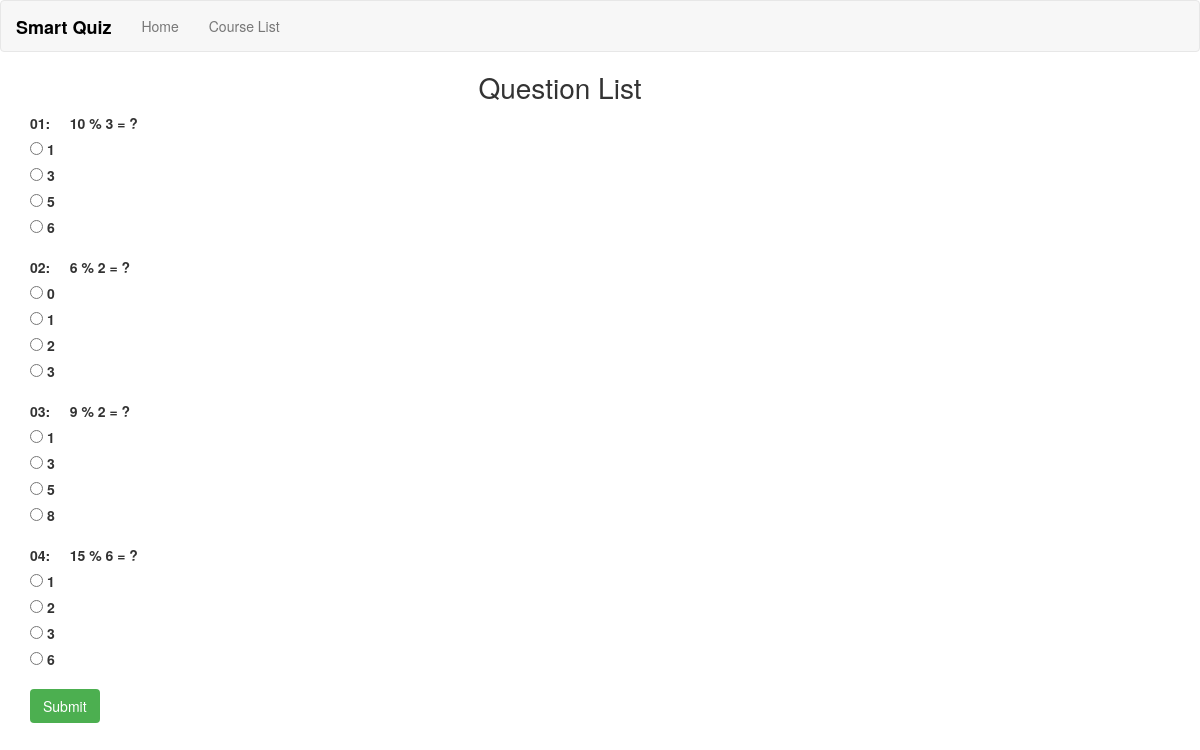
The app's page /workbook_app/course/CS5002/quiz/CS5002_02/question with its own data.
### workbook_app/models.py (models this page shows, shortened)
class Question(models.Model):
	objects = models.Manager()
	quiz = models.ForeignKey(Quiz, on_delete=models.CASCADE)
	question_number =  models.CharField(max_length=30, verbose_name='question No.')
	question_id = models.CharField(max_length=30, default=question_number, editable=False)
	question_text = models.CharField(max_length=300)
	question_answer = models.CharField(max_length=30, verbose_name='Answer')
	def was_published_recently(self):
		return self.pub_date >= timezone.now() - datetime.timedelta(days=1)
	was_published_recently.admin_order_field = 'pub_date'
	was_published_recently.boolean = True
	was_published_recently.short_description = 'Published recently?'

class Option(models.Model):
	objects = models.Manager()
	question = models.ForeignKey(Question, on_delete=models.CASCADE)
	option_number = models.CharField(max_length=30, verbose_name='option No.')
	option_text = models.CharField(max_length=300)

### workbook_app/views.py (the view)
# urls.py: path('course/<slug:course_id>/quiz/<slug:quiz_id>/question', views.QuizQuestionList.as_view(), name='quiz-question-list'),
class QuizQuestionList(generic.ListView):
    model = Course
    template_name = 'workbook_app/quiz_questions_list.html'
    context_object_name = 'quiz_question_list'
    def get_queryset(self):
        quiz_set = Course.objects.get(course_id=self.kwargs['course_id']).quiz_set.all()
        return quiz_set.get(quiz_id=self.kwargs['quiz_id']).question_set.all().order_by('question_id')

### templates/workbook_app/quiz_questions_list.html (shortened to what this page needs)
{% extends 'base.html' %}
{% block content %}
{% load static %}
<link rel="stylesheet" type="text/css" href="{% static 'css/workbook_app/style_questions_list.css' %}">
<h2>Question List</h2>
{% if quiz_question_list %}
<div class="container">
<form action="{{request.get_full_path}}/choose" method="post">
  {% for question in quiz_question_list %}
  <div class="form-group">
    <label for="exampleFormControlInput1">{{question.question_number}}: &nbsp;&nbsp;&nbsp; {{question.question_text}}</label>
    {% for option in question.option_set.all %}
    <div class="form-check">
      <input class="form-check-input" type="radio" name="{{question.question_id}}" id="option{{ forloop.counter }}" value="{{option.option_number}}">
      <label class="form-check-label" for="option{{ forloop.counter }}">{{ option.option_text }}</label>
    </div>
    {% endfor %}
  </div>
  {% endfor %}
  <input type="submit" style="color:white;background-color: #4CAF50;" class="btn btn-outline-secondary" value="Submit">
</form>
</div>
{% else %}
<p>No questions are available.</p>
{% endif %}
{% endblock %}

### templates/base.html (shortened to what this page needs)
<!DOCTYPE html>
<html lang="en" dir="ltr">
<head>
  <link rel="stylesheet" href="https://maxcdn.bootstrapcdn.com/bootstrap/3.3.7/css/bootstrap.min.css">
</head>
<body>
  <nav class="navbar navbar-default" style="background-color: #F7F7F7;">
    <div class="container-fluid">
      <div class="navbar-header">
          <a class="navbar-brand" href="{% url 'workbook_app:index' %}" style="color: #000000" ><b>Smart Quiz</b></a>
      </div>
      <ul class="nav navbar-nav">
        <li><a href="{% url 'workbook_app:index' %}">Home</a></li>
        <li><a href="{% url 'workbook_app:course-list' %}">Course List</a></li>
      </ul>
    </div>
  </nav>
  {% block content %}
  {% endblock %}
</body>
</html>

### static/css/workbook_app/style_questions_list.css (style rules this page uses)
h2 { text-align: center; margin-right: 80px; margin-top: 20px; font-size:200%; }

### records on screen
Question: question_number "01", question_text "10 % 3 = ?"
Option: option_text "1"
Option: option_text "3"
Option: option_text "5"
Option: option_text "6"
Question: question_number "02", question_text "6 % 2 = ?"
Option: option_text "0"
Option: option_text "1"
Option: option_text "2"
Option: option_text "3"
Question: question_number "03", question_text "9 % 2 = ?"
Option: option_text "1"
Option: option_text "3"
Option: option_text "5"
Option: option_text "8"
Question: question_number "04", question_text "15 % 6 = ?"
Option: option_text "1"
Option: option_text "2"
Option: option_text "3"
Option: option_text "6"
